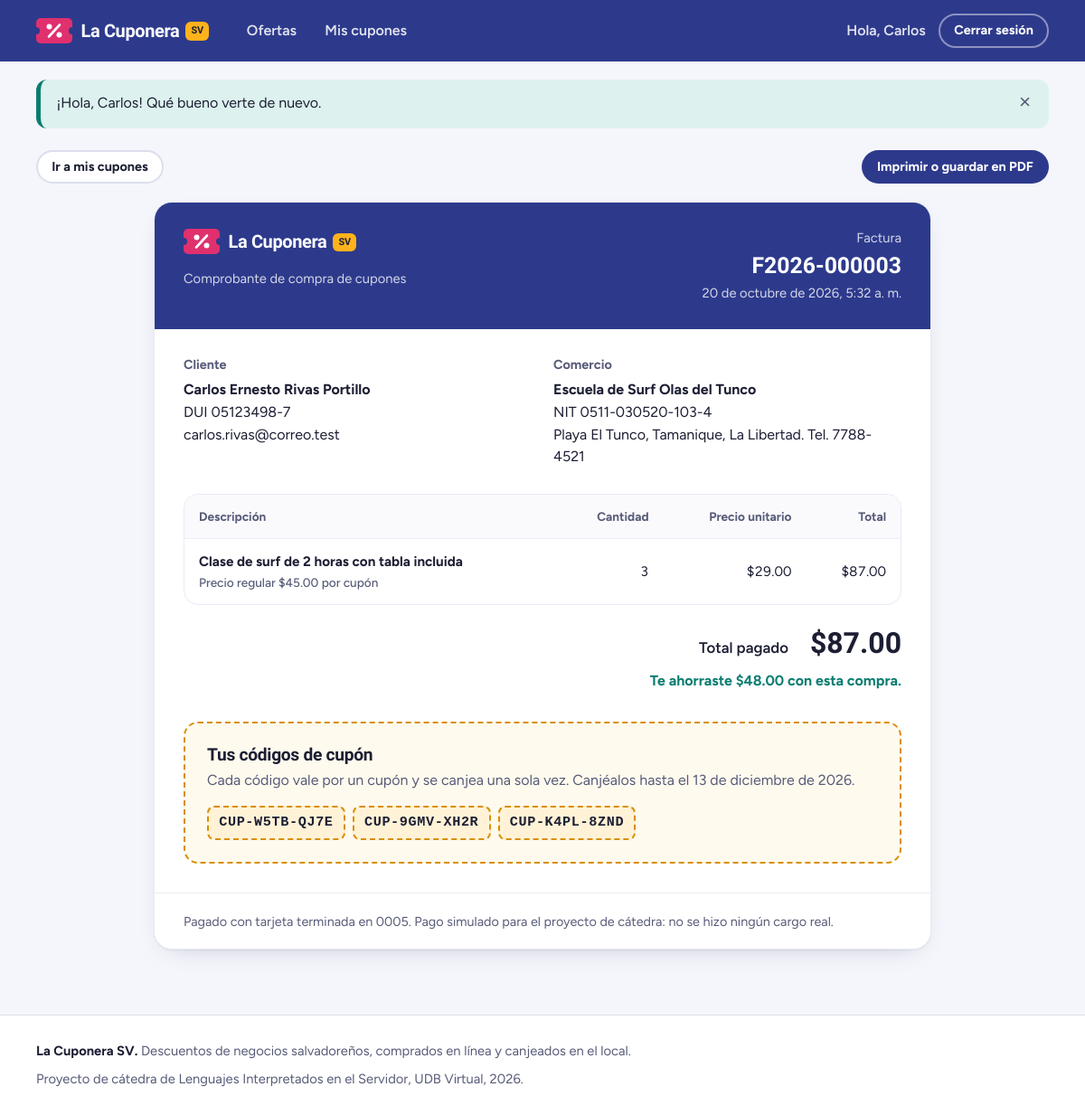
/factura/3 (signed in), run on the app's committed database.
### tables this page shows
CREATE TABLE compras (
    id               INT UNSIGNED     NOT NULL AUTO_INCREMENT,
    numero_factura   VARCHAR(20)      NULL COMMENT 'ej. F2026-000001, se llena al registrar la compra',
    cliente_id       INT UNSIGNED     NOT NULL,
    oferta_id        INT UNSIGNED     NOT NULL,
    cantidad         TINYINT UNSIGNED NOT NULL,
    precio_unitario  DECIMAL(10,2)    NOT NULL,
    total            DECIMAL(10,2)    NOT NULL,
    tarjeta_ultimos4 CHAR(4)          NOT NULL COMMENT 'nunca se guarda el número completo ni el CVV',
    creado_en        DATETIME         NOT NULL DEFAULT CURRENT_TIMESTAMP,
    PRIMARY KEY (id),
    UNIQUE KEY uq_compra_factura (numero_factura),
    KEY idx_compra_cliente (cliente_id),
    KEY idx_compra_oferta (oferta_id),
    CONSTRAINT fk_compra_cliente FOREIGN KEY (cliente_id) REFERENCES clientes (id),
    CONSTRAINT fk_compra_oferta FOREIGN KEY (oferta_id) REFERENCES ofertas (id),
    CONSTRAINT chk_compra_cantidad CHECK (cantidad BETWEEN 1 AND 5)
);

CREATE TABLE clientes (
    id               INT UNSIGNED NOT NULL AUTO_INCREMENT,
    usuario          VARCHAR(30)  NOT NULL,
    correo           VARCHAR(120) NOT NULL,
    contrasena       VARCHAR(255) NOT NULL,
    nombre_completo  VARCHAR(100) NOT NULL,
    apellidos        VARCHAR(100) NOT NULL,
    dui              CHAR(10)     NOT NULL COMMENT 'formato 00000000-0',
    fecha_nacimiento DATE         NOT NULL,
    creado_en        DATETIME     NOT NULL DEFAULT CURRENT_TIMESTAMP,
    PRIMARY KEY (id),
    UNIQUE KEY uq_cliente_usuario (usuario),
    UNIQUE KEY uq_cliente_correo (correo),
    UNIQUE KEY uq_cliente_dui (dui)
);

CREATE TABLE empresas (
    id                  INT UNSIGNED NOT NULL AUTO_INCREMENT,
    nombre              VARCHAR(150) NOT NULL,
    nit                 CHAR(17)     NOT NULL COMMENT 'formato 0000-000000-000-0',
    direccion           VARCHAR(255) NOT NULL,
    telefono            CHAR(9)      NOT NULL COMMENT 'formato 0000-0000',
    correo              VARCHAR(120) NOT NULL,
    usuario             VARCHAR(30)  NOT NULL,
    contrasena          VARCHAR(255) NOT NULL,
    estado              ENUM('pendiente', 'aprobada', 'rechazada') NOT NULL DEFAULT 'pendiente',
    porcentaje_comision DECIMAL(5,2) NULL COMMENT 'se fija al aprobar la solicitud',
    motivo_rechazo      VARCHAR(255) NULL,
    revisado_por        INT UNSIGNED NULL,
    revisado_en         DATETIME     NULL,
    creado_en           DATETIME     NOT NULL DEFAULT CURRENT_TIMESTAMP,
    PRIMARY KEY (id),
    UNIQUE KEY uq_empresa_nit (nit),
    UNIQUE KEY uq_empresa_correo (correo),
    UNIQUE KEY uq_empresa_usuario (usuario),
    KEY idx_empresa_estado (estado),
    CONSTRAINT fk_empresa_revisor FOREIGN KEY (revisado_por)
        REFERENCES administradores (id) ON DELETE SET NULL,
    CONSTRAINT chk_empresa_comision CHECK (porcentaje_comision IS NULL OR (porcentaje_comision > 0 AND porcentaje_comision <= 100))
);

CREATE TABLE ofertas (
    id                 INT UNSIGNED  NOT NULL AUTO_INCREMENT,
    empresa_id         INT UNSIGNED  NOT NULL,
    titulo             VARCHAR(150)  NOT NULL,
    precio_regular     DECIMAL(10,2) NOT NULL,
    precio_oferta      DECIMAL(10,2) NOT NULL,
    fecha_inicio       DATE          NOT NULL,
    fecha_fin          DATE          NOT NULL,
    fecha_limite_canje DATE          NOT NULL,
    cantidad_cupones   INT UNSIGNED  NULL COMMENT 'NULL = sin límite',
    descripcion        TEXT          NOT NULL,
    estado             ENUM('disponible', 'no disponible') NOT NULL DEFAULT 'disponible',
    creado_en          DATETIME      NOT NULL DEFAULT CURRENT_TIMESTAMP,
    actualizado_en     DATETIME      NULL ON UPDATE CURRENT_TIMESTAMP,
    PRIMARY KEY (id),
    KEY idx_oferta_empresa (empresa_id),
    KEY idx_oferta_vigencia (estado, fecha_inicio, fecha_fin),
    CONSTRAINT fk_oferta_empresa FOREIGN KEY (empresa_id)
        REFERENCES empresas (id) ON DELETE CASCADE,
    CONSTRAINT chk_oferta_precios CHECK (precio_oferta > 0 AND precio_oferta < precio_regular),
    CONSTRAINT chk_oferta_fechas CHECK (fecha_fin >= fecha_inicio AND fecha_limite_canje >= fecha_fin)
);

CREATE TABLE cupones (
    id          INT UNSIGNED NOT NULL AUTO_INCREMENT,
    codigo      VARCHAR(20)  NOT NULL,
    compra_id   INT UNSIGNED NOT NULL,
    oferta_id   INT UNSIGNED NOT NULL,
    cliente_id  INT UNSIGNED NOT NULL,
    estado      ENUM('vigente', 'canjeado') NOT NULL DEFAULT 'vigente',
    canjeado_en DATETIME     NULL,
    creado_en   DATETIME     NOT NULL DEFAULT CURRENT_TIMESTAMP,
    PRIMARY KEY (id),
    UNIQUE KEY uq_cupon_codigo (codigo),
    KEY idx_cupon_compra (compra_id),
    CONSTRAINT fk_cupon_compra FOREIGN KEY (compra_id) REFERENCES compras (id) ON DELETE CASCADE,
    CONSTRAINT fk_cupon_oferta FOREIGN KEY (oferta_id) REFERENCES ofertas (id),
    CONSTRAINT fk_cupon_cliente FOREIGN KEY (cliente_id) REFERENCES clientes (id)
);

### app/views/cliente/factura.php (the view, shortened to what the rows shown need)
<?php
$vencido = $compra['fecha_limite_canje'] < date('Y-m-d');
$ahorro = ((float) $compra['precio_regular'] - (float) $compra['precio_unitario']) * (int) $compra['cantidad'];
?>
<div class="contenedor">
    <div class="grupo-botones barra-factura no-imprimir">
        <a class="boton boton--borde boton--chico" href="<?= url('/mis-cupones') ?>">Ir a mis cupones</a>
        <button class="boton boton--anil boton--chico" type="button" data-imprimir>Imprimir o guardar en PDF</button>
    </div>
    <article class="factura">
        <header class="factura__cabecera">
            <div>
                <span class="marca">
                    <img class="marca__icono" src="<?= asset('img/logo.svg') ?>" alt="" width="40" height="28">
                    <span>La Cuponera <span class="marca__pais">SV</span></span>
                </span>
                <p class="factura__lema">Comprobante de compra de cupones</p>
            </div>
            <div class="factura__numero">
                <p>Factura</p>
                <strong><?= e($compra['numero_factura']) ?></strong>
                <p><?= fecha_y_hora($compra['creado_en']) ?></p>
            </div>
        </header>
        <div class="factura__cuerpo">
            <div class="factura__partes">
                <section class="factura__parte">
                    <h2>Cliente</h2>
                    <p><strong><?= e($compra['nombre_completo'] . ' ' . $compra['apellidos']) ?></strong></p>
                    <p>DUI <?= e($compra['dui']) ?></p>
                    <p><?= e($compra['correo']) ?></p>
                </section>
                <section class="factura__parte">
                    <h2>Comercio</h2>
                    <p><strong><?= e($compra['empresa']) ?></strong></p>
                    <p>NIT <?= e($compra['empresa_nit']) ?></p>
                    <p><?= e($compra['empresa_direccion']) ?>. Tel. <?= e($compra['empresa_telefono']) ?></p>
                </section>
            </div>
            <div class="tabla-contenedor tabla-contenedor--plano">
                <table class="tabla">
                    <thead>
                        <tr>
                            <th scope="col">Descripción</th>
                            <th scope="col" class="numero">Cantidad</th>
                            <th scope="col" class="numero">Precio unitario</th>
                            <th scope="col" class="numero">Total</th>
                        </tr>
                    </thead>
                    <tbody>
                        <tr>
                            <td>
                                <span class="tabla__titulo"><?= e($compra['titulo']) ?></span>
                                <span class="tabla__sub">Precio regular <?= dinero($compra['precio_regular']) ?> por cupón</span>
                            </td>
                            <td class="numero"><?= (int) $compra['cantidad'] ?></td>
                            <td class="numero"><?= dinero($compra['precio_unitario']) ?></td>
                            <td class="numero"><?= dinero($compra['total']) ?></td>
                        </tr>
                    </tbody>
                </table>
            </div>
            <div class="factura__total">
                <span>Total pagado</span>
                <strong><?= dinero($compra['total']) ?></strong>
            </div>
            <?php if ($ahorro > 0): ?>
                <p class="factura__ahorro">Te ahorraste <?= dinero($ahorro) ?> con esta compra.</p>
            <?php endif; ?>
            <section class="factura__codigos">
                <h2><?= count($compra['cupones']) === 1 ? 'Tu código de cupón' : 'Tus códigos de cupón' ?></h2>
                <p>
                    Cada código vale por un cupón y se canjea una sola vez.
                    <?= $vencido
                        ? 'El plazo para canjear terminó el ' . fecha_larga($compra['fecha_limite_canje']) . '.'
                        : 'Canjéalos hasta el ' . fecha_larga($compra['fecha_limite_canje']) . '.' ?>
                </p>
                <ul class="codigos">
                    <?php foreach ($compra['cupones'] as $cupon): ?>
                        <?php $estadoCupon = $cupon['estado'] === 'canjeado' ? 'canjeado' : ($vencido ? 'vencido' : 'vigente'); ?>
                        <li class="codigo codigo--<?= $estadoCupon ?>">
                            <span class="codigo__texto"><?= e($cupon['codigo']) ?></span>
                        </li>
                    <?php endforeach; ?>
                </ul>
            </section>
        </div>
        <footer class="factura__pie">
            Pagado con tarjeta terminada en <?= e($compra['tarjeta_ultimos4']) ?>.
            Pago simulado para el proyecto de cátedra: no se hizo ningún cargo real.
        </footer>
    </article>
</div>

### app/core/Router.php (shortened to what the rows shown need)
<?php
class Router
{
    private array $rutas = [];
    private function agregar(string $metodo, string $patron, string $accion): void
    {
        $expresion = '#^' . preg_replace('#\{[a-z_]+\}#', '(\d+)', $patron) . '$#';
        $this->rutas[] = ['metodo' => $metodo, 'expresion' => $expresion, 'accion' => $accion];
    }
    public function despachar(string $metodo, string $ruta): void
    {
        foreach ($this->rutas as $r) {
            if ($r['metodo'] === $metodo && preg_match($r['expresion'], $ruta, $partes)) {
                array_shift($partes);
                [$clase, $funcion] = explode('@', $r['accion']);
                (new $clase())->$funcion(...$partes);
                return;
            }
        }
    }
}

### app/views/partials/nav.php (shortened to what the rows shown need)
<?php
$cuentaNav = Auth::usuario();
$tipoNav = $cuentaNav['tipo'] ?? null;
$pendientesNav = 0;
?>
<header class="barra">
    <div class="barra__interior contenedor">
        <a class="marca" href="<?= url('/') ?>">
            <img class="marca__icono" src="<?= asset('img/logo.svg') ?>" alt="" width="40" height="28">
            <span>La Cuponera <span class="marca__pais">SV</span></span>
        </a>
        <nav class="menu" id="menu-principal" aria-label="Principal" data-menu>
            <ul class="menu__lista">
                <?php if ($tipoNav === 'administrador'): ?>
                    <li><a href="<?= url('/admin') ?>"<?= enlace_activo('/admin', true) ?>>Resumen</a></li>
                    <li>
                        <a href="<?= url('/admin/solicitudes') ?>"<?= enlace_activo('/admin/solicitudes') ?>>
                            Solicitudes
                            <?php if ($pendientesNav > 0): ?>
                                <span class="contador" aria-label="<?= $pendientesNav ?> pendientes"><?= $pendientesNav ?></span>
                            <?php endif; ?>
                        </a>
                    </li>
                    <li><a href="<?= url('/admin/reportes') ?>"<?= enlace_activo('/admin/reportes') ?>>Reportes</a></li>
                    <li><a href="<?= url('/admin/administradores') ?>"<?= enlace_activo('/admin/administradores') ?>>Administradores</a></li>
                <?php elseif ($tipoNav === 'empresa'): ?>
                    <li><a href="<?= url('/empresa') ?>"<?= enlace_activo('/empresa', true) ?>>Mis ofertas</a></li>
                    <li><a href="<?= url('/empresa/ofertas/nueva') ?>"<?= enlace_activo('/empresa/ofertas/nueva') ?>>Publicar oferta</a></li>
                    <li><a href="<?= url('/') ?>">Ver el sitio</a></li>
                <?php else: ?>
                    <li><a href="<?= url('/') ?>"<?= enlace_activo('/', true) ?>>Ofertas</a></li>
                    <?php if ($tipoNav === 'cliente'): ?>
                        <li><a href="<?= url('/mis-cupones') ?>"<?= enlace_activo('/mis-cupones') ?>>Mis cupones</a></li>
                    <?php else: ?>
                        <li><a href="<?= url('/registro/empresa') ?>"<?= enlace_activo('/registro/empresa') ?>>Registra tu negocio</a></li>
                    <?php endif; ?>
                <?php endif; ?>
            </ul>
            <div class="menu__cuenta">
                <?php if ($cuentaNav): ?>
                    <span class="menu__saludo">
                        <?= e($tipoNav === 'empresa' ? $cuentaNav['nombre'] : 'Hola, ' . primer_nombre($cuentaNav['nombre'])) ?>
                    </span>
                    <form method="post" action="<?= url('/salir') ?>">
                        <button class="boton boton--borde-claro boton--chico" type="submit">Cerrar sesión</button>
                    </form>
                <?php else: ?>
                    <a class="menu__enlace-cuenta" href="<?= url('/registro') ?>">Crear cuenta</a>
                    <a class="boton boton--mango boton--chico" href="<?= url('/login') ?>">Iniciar sesión</a>
                <?php endif; ?>
            </div>
        </nav>
    </div>
</header>

### app/views/partials/alertas.php (shortened to what the rows shown need)
<?php foreach (mensajes_flash() as $mensaje): ?>
    <div class="alerta alerta--<?= e($mensaje['tipo']) ?>" role="<?= $mensaje['tipo'] === 'error' ? 'alert' : 'status' ?>">
        <p><?= e($mensaje['mensaje']) ?></p>
        <button type="button" class="alerta__cerrar" data-cerrar-alerta aria-label="Cerrar aviso">&times;</button>
    </div>
<?php endforeach; ?>

### app/views/partials/pie.php
<footer class="pie">
    <div class="contenedor pie__interior">
        <p><strong>La Cuponera SV.</strong> Descuentos de negocios salvadoreños, comprados en línea y canjeados en el local.</p>
        <p>Proyecto de cátedra de Lenguajes Interpretados en el Servidor, UDB Virtual, <?= date('Y') ?>.</p>
    </div>
</footer>

### data on the page
compras: cliente.nombre_completo "Hola, Carlos", mensaje "¡Hola, Carlos! Qué bueno verte de nuevo.", numero_factura "F2026-000003", creado_en "20 de octubre de 2026, 5:32 a. m.", cliente.apellidos "Carlos Ernesto Rivas Portillo", cliente.dui "05123498-7", cliente.correo "carlos.rivas@correo.test", empresas.nombre "Escuela de Surf Olas del Tunco", empresas.nit "0511-030520-103-4", empresas.direccion "Playa El Tunco, Tamanique, La Libertad", empresas.telefono "7788-4521", oferta.titulo "Clase de surf de 2 horas con tabla incluida", oferta.precio_regular "$45.00", cantidad "3", precio_unitario "$29.00", total "$87.00", dinero($ahorro) "$48.00", oferta.fecha_limite_canje "13 de diciembre de 2026", tarjeta_ultimos4 "0005"
cupones: codigo "CUP-W5TB-QJ7E"
cupones: codigo "CUP-9GMV-XH2R"
cupones: codigo "CUP-K4PL-8ZND"
